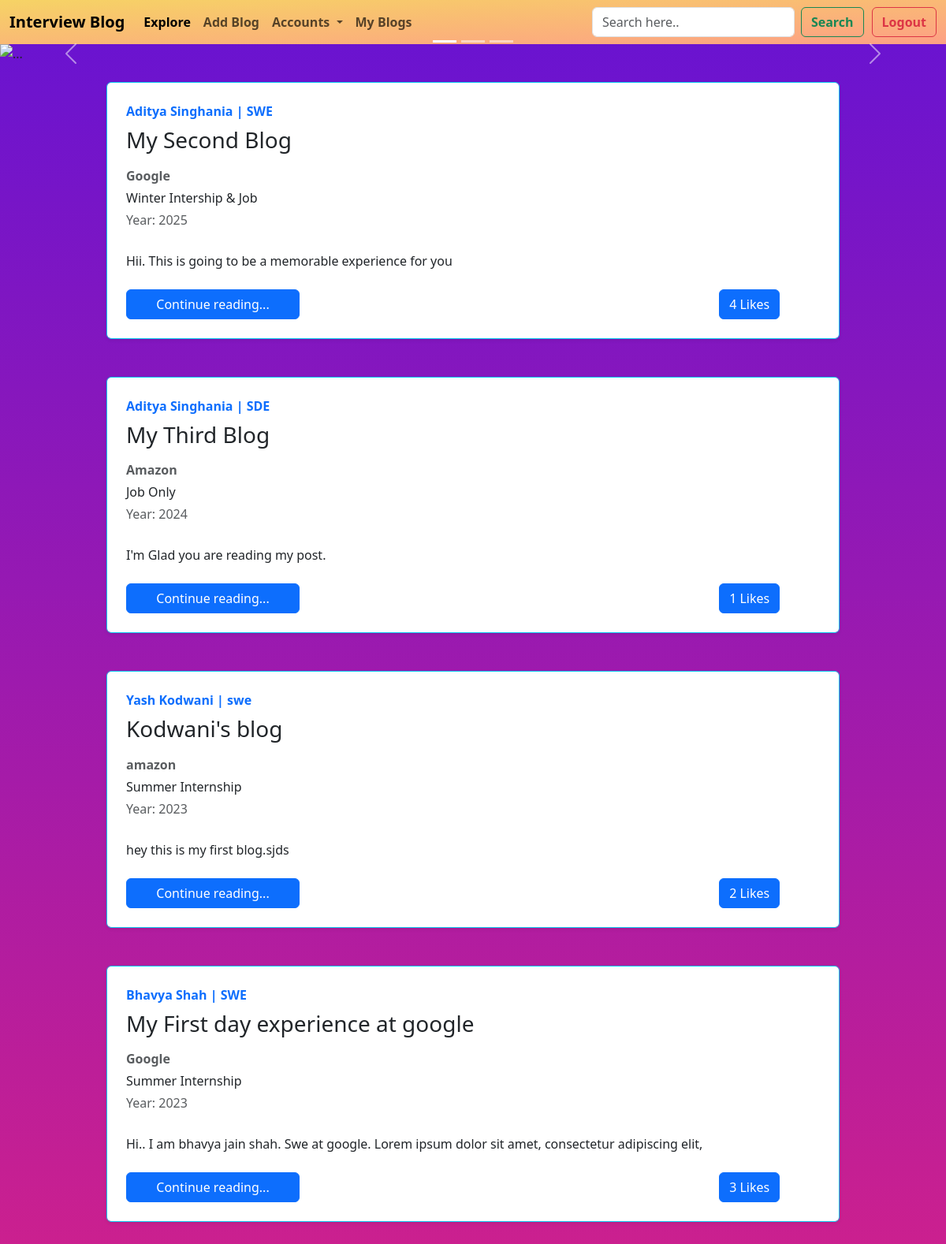
/home/, run on the app's committed database.
### BlogApp/models.py (models this page shows, shortened)
class BlogPost(models.Model):
    post_id = models.AutoField(primary_key=True)
    blog_title = models.CharField(max_length=100,default="Read my first post")
    blog_content = models.TextField(default="..")
    company_name = models.CharField(max_length=50,default="")
    CHOICES = (('Summer Internship','Summer Intership'),('Winter Internship Only','Winter Intership Only'),('Winter Internship & Job','Winter Internship & Job'),('Job Only','Job Only'))
    job_offer_type = models.CharField(max_length=100, choices=CHOICES, default="Job Only")
    job_profile = models.CharField(max_length=50,default="")
    year = models.IntegerField()
    author = models.ForeignKey(User,on_delete=models.CASCADE,blank=True,null=True)
    bookmarks = models.ManyToManyField(User, default=None, blank=True, related_name='bookmarks')
    likes = models.ManyToManyField(User, default=None, blank=True, related_name='likes')

### BlogApp/views.py (the view)
# urls.py: path('home/', views.homepage, name="home"),
def homepage(request):
    post = BlogPost.objects.all()
    return render(request,'home.html',{'post':post})

### BlogApp/templates/home.html (shortened to what this page needs)
<!doctype html>
<html lang="en">
  <head>
    <link href="https://cdn.jsdelivr.net/npm/bootstrap@5.3.0-alpha1/dist/css/bootstrap.min.css" rel="stylesheet">
  </head>
  <body>
    <nav class="navbar navbar-expand-lg " style=" background: linear-gradient(to right bottom, rgba(246, 211, 101, 1), rgba(253, 160, 133, 1)); ">
        <div class="container-fluid">
          <a class="navbar-brand" href="#" style=" font-weight:bold;">Interview Blog</a>
          <div class="collapse navbar-collapse" id="navbarSupportedContent">
            <ul class="navbar-nav me-auto mb-2 mb-lg-0">
              <li class="nav-item">
                <a class="nav-link active " style=" font-weight:bold;" aria-current="page" href="{% url 'home' %}">Explore</a>
              </li>
              <li class="nav-item">
                <a class="nav-link" style=" font-weight:bold;" href="{% url 'addpost' %}">Add Blog</a>
              </li>
              <li class="nav-item dropdown">
                <a class="nav-link dropdown-toggle" style=" font-weight:bold;" href="#" role="button" data-bs-toggle="dropdown" aria-expanded="false">
                  Accounts
                </a>
              </li>
              <li class="nav-item">
                <a class="nav-link " style=" font-weight:bold;" href="{% url 'myblogs' %}">My Blogs</a>
              </li>
            </ul>
            <form class="d-flex" role="search" method="get" action="/search" >
              <input class="form-control me-2" type="search" placeholder="Search here.." aria-label="Search" name="search" id="search">
              <button class="btn btn-outline-success" style=" font-weight:bold;" type="submit">Search</button>
            </form>
            <button class="btn btn-outline-danger" style=" font-weight:bold; margin-left: 10px;" type="submit">
                 <a class="nav-link" style=" font-weight:bold;" href="{% url 'logout' %}">Logout</a>
            </button>
          </div>
        </div>
      </nav>
      <div id="carouselExampleCaptions" class="carousel slide carousel-fade" data-bs-ride="false">
        <div class="carousel-indicators">
            <button type="button" data-bs-target="#carouselExampleCaptions" data-bs-slide-to="0" class="active"
                aria-current="true" aria-label="Slide 1"></button>
            <button type="button" data-bs-target="#carouselExampleCaptions" data-bs-slide-to="1"
                aria-label="Slide 2"></button>
            <button type="button" data-bs-target="#carouselExampleCaptions" data-bs-slide-to="2"
                aria-label="Slide 3"></button>
        </div>
        <div class="carousel-inner">
            <div class="carousel-item active">
                <img src="https://www.linkpicture.com/q/1_1157.jpg" class="d-block w-100" alt="...">
                <div class="carousel-caption d-none d-md-block">
                </div>
            </div>
        </div>
        <button class="carousel-control-prev" type="button" data-bs-target="#carouselExampleCaptions"
            data-bs-slide="prev">
            <span class="carousel-control-prev-icon" aria-hidden="true"></span>
        </button>
        <button class="carousel-control-next" type="button" data-bs-target="#carouselExampleCaptions"
            data-bs-slide="next">
            <span class="carousel-control-next-icon" aria-hidden="true"></span>
        </button>
    </div>
    <div class="container my-4">
      {% for i in post %}
            <div class="col-md-10 offset-md-1">
                <div
                    class="row g-0 border border-info rounded overflow-hidden flex-md-row mb-5 shadow-sm h-md-250 position-relative">
                    <div class="col p-4 d-flex flex-column position-static bg-white ">
                        <strong class="d-inline-block mb-2 text-primary">{{i.author.first_name}} {{i.author.last_name}} | {{i.job_profile}}</strong>
                        <h3 class="mb-3">{{i.blog_title}}</h3>
                        <div class="mb-1 text-muted" style="font-weight: bold;"> {{i.company_name}} </div>
                        <p class="card-text mb-1">{{i.job_offer_type}}</p>
                        <div class="mb-1 text-muted">Year: {{i.year}}</div>
                        <br>
                        <p>{{i.blog_content|slice:100}}</p>
                        <div><a href="/viewpost/{{i.post_id}}" class=" btn btn-primary mt-2" role="button" style="width: 25%;">Continue reading...</a>
                        <button type="button" class="btn btn-primary mt-2" style="margin-left: 60%;">{{i.likes.count}} Likes</button></div>
                    </div>
                </div>
            </div>
            {% endfor %}
    </div>
    </body>
  </html>

### BlogApp/templates/home.html (style rules this page uses)
body { background: linear-gradient(to top, #cc208e 0%, #6713d2 100%); }

### data on the page
BlogPost: author.first_name "Aditya", author.last_name "Singhania", job_profile "SWE", blog_title "My Second Blog", company_name "Google", job_offer_type "Winter Intership & Job", year "2025", blog_content "Hii. This is going to be a memorable experience for you", likes.count "4"
BlogPost: author.first_name "Aditya", author.last_name "Singhania", job_profile "SDE", blog_title "My Third Blog", company_name "Amazon", job_offer_type "Job Only", year "2024", blog_content "I'm Glad you are reading my post.", likes.count "1"
BlogPost: author.first_name "Yash", author.last_name "Kodwani", job_profile "swe", blog_title "Kodwani's blog", company_name "amazon", job_offer_type "Summer Internship", year "2023", blog_content "hey this is my first blog.sjds", likes.count "2"
BlogPost: author.first_name "Bhavya", author.last_name "Shah", job_profile "SWE", blog_title "My First day experience at google", company_name "Google", job_offer_type "Summer Internship", year "2023", blog_content "Hi.. I am bhavya jain shah. Swe at google. Lorem ipsum dolor sit amet, consectetur adipiscing elit,", likes.count "3"
